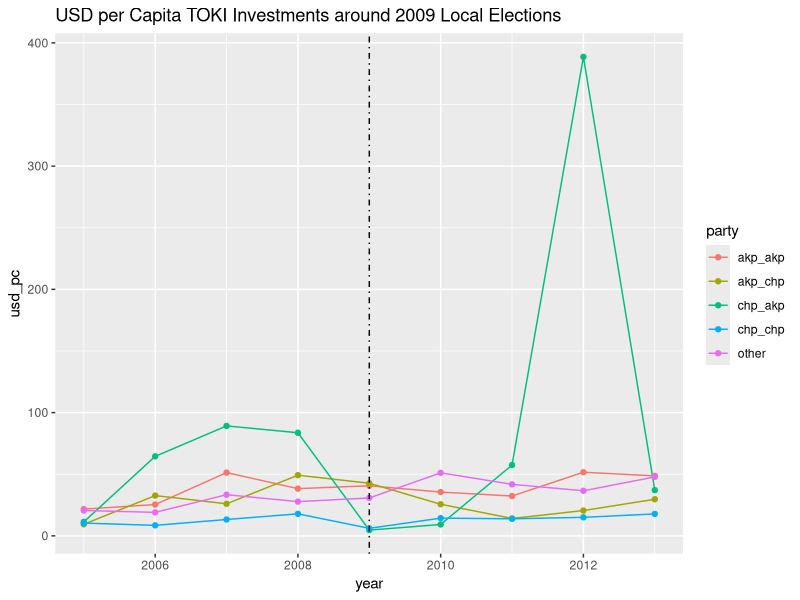
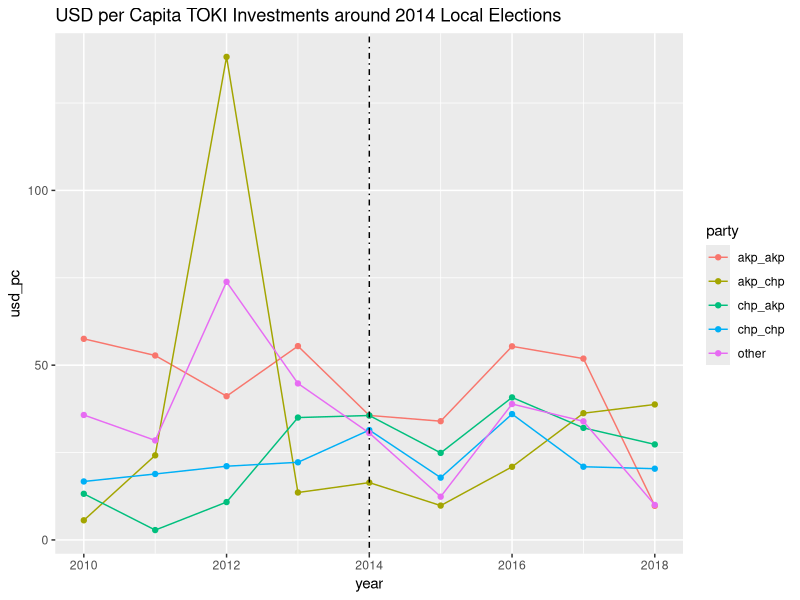
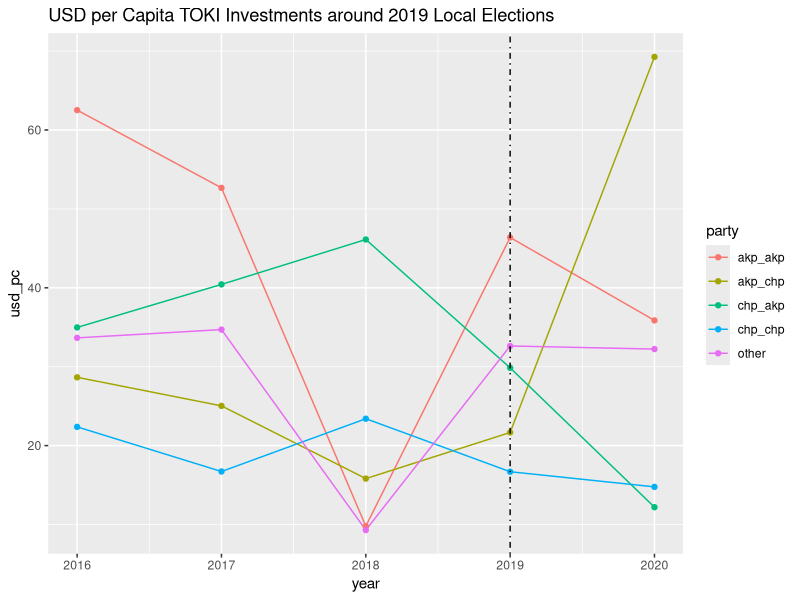

The R source for these figures, in order:
# lutfi sun - Jan 2022
# event study: mayor change on toki investment

# housekeeping
rm(list=ls())

library(tidyverse)

#------------------------------------------------------------------------------
# will use local elections for mayor
# load and transform data

locals_municipal <- read_csv("data/locals.csv") 

locals_district <- locals_municipal %>% 
  rowwise() %>% 
  mutate(
    max_vote = max(c_across(anavatan:shp)),
    mayor_akp = 1*(akp >= max_vote),
    mayor_chp = 1*(chp >= max_vote),
    mayor_mhp = 1*(mhp >= max_vote),
    mayor_hdp = 1*(hdp >= max_vote),
    n_district = 1
    ) %>% 
  select(-c(8:42), -municipality) %>% 
  group_by(province, district, year) %>%
  summarise_all(list(sum)) %>% 
  rowwise() %>% 
  mutate(
    akp_share = (mayor_akp / n_district),
    chp_share = (mayor_chp / n_district),
    is_akp = 1*(akp_share >= 0.5),
    is_chp = 1*(chp_share >= 0.5),
    is_oth = 1*(!is_akp)*(!is_chp)
    )
#------------------------------------------------------------------------------
# see how often and what kinds of party shifts happened

locals_district <- locals_district %>%
  group_by(province, district) %>%
  mutate(
    lag_isakp = dplyr::lag(is_akp, n = 1, default = NA),
    lag_ischp = dplyr::lag(is_chp, n = 1, default = NA),
    lag_isoth = dplyr::lag(is_oth, n = 1, default = NA),
    akp_akp   = lag_isakp * is_akp,
    akp_chp   = lag_isakp * is_chp,
    akp_oth   = lag_isakp * is_oth,
    chp_akp   = lag_ischp * is_akp,
    chp_chp   = lag_ischp * is_chp,
    chp_oth   = lag_ischp * is_oth,
    oth_akp   = lag_isoth * is_akp,
    oth_chp   = lag_isoth * is_chp,
    oth_oth   = lag_isoth * is_oth
  ) %>% select(province, district, year, c(15:29))

names(locals_district)
library(psych)
describe(locals_district[ , c(4:14)], fast=TRUE)

#------------------------------------------------------------------------------
# add toki info

toki_district <- read_csv("data/merged_yearly02.csv")[ -c(25:60) ] %>% 
  select("province","district", "pd","year", "population", 
         "try_pc","usd_pc","projects") %>% 
  left_join(locals_district, by=c("province", "district", "year")) %>% 
  arrange(pd,year) %>% 
  subset(year != 2002 & year != 2003)

# might be useful to add as controls:
# "turnout_rate", "cabinet_origin","cabinet_represents","gen_altered"

#------------------------------------------------------------------------------
# event study 2009

event_09 <- toki_district   %>% 
  subset( year > 2004 & year < 2014 ) %>% 
  select(-c(is_akp:lag_isoth)) %>% 
  group_by(province, district) %>% 
  mutate_at(
    vars(akp_akp:oth_oth),  ~replace(., is.na(.), mean(.,na.rm = TRUE))
    ) %>% 
  mutate(
    party = "other",
    party = replace(party, akp_akp == 1, "akp_akp"),
    party = replace(party, akp_chp == 1, "akp_chp"),
    party = replace(party, chp_akp == 1, "chp_akp"),
    party = replace(party, chp_chp == 1, "chp_chp")
    ) %>%
   group_by(year, party) %>% 
  summarise_at(c("try_pc", "usd_pc", "projects"), mean, na.rm = TRUE)

names(event_09)

gr_usd_09 <-ggplot(event_09, aes(x=year, y=usd_pc, group=party)) +
  geom_line(aes(color=party))+
  geom_point(aes(color=party))+
  geom_vline(xintercept=c(2009),linetype=4, colour="black") +
  ggtitle("USD per Capita TOKI Investments around 2009 Local Elections")

gr_usd_09

###

event_14 <- toki_district   %>% 
  subset( year > 2009 & year < 2019 ) %>% 
  select(-c(is_akp:lag_isoth)) %>% 
  group_by(province, district) %>% 
  mutate_at(
    vars(akp_akp:oth_oth),  ~replace(., is.na(.), mean(.,na.rm = TRUE))
  ) %>% 
  mutate(
    party = "other",
    party = replace(party, akp_akp == 1, "akp_akp"),
    party = replace(party, akp_chp == 1, "akp_chp"),
    party = replace(party, chp_akp == 1, "chp_akp"),
    party = replace(party, chp_chp == 1, "chp_chp")
  ) %>%
  group_by(year, party) %>% 
  summarise_at(c("try_pc", "usd_pc", "projects"), mean, na.rm = TRUE)

gr_usd_14 <-ggplot(event_14, aes(x=year, y=usd_pc, group=party)) +
  geom_line(aes(color=party))+
  geom_point(aes(color=party))+
  geom_vline(xintercept=c(2014),linetype=4, colour="black") +
  ggtitle("USD per Capita TOKI Investments around 2014 Local Elections")

gr_usd_14

####

event_19 <- toki_district   %>% 
  subset( year > 2015 & year < 2021 ) %>% 
  select(-c(is_akp:lag_isoth)) %>% 
  group_by(province, district) %>% 
  mutate_at(
    vars(akp_akp:oth_oth),  ~replace(., is.na(.), mean(.,na.rm = TRUE))
  ) %>% 
  mutate(
    party = "other",
    party = replace(party, akp_akp == 1, "akp_akp"),
    party = replace(party, akp_chp == 1, "akp_chp"),
    party = replace(party, chp_akp == 1, "chp_akp"),
    party = replace(party, chp_chp == 1, "chp_chp")
  ) %>%
  group_by(year, party) %>% 
  summarise_at(c("try_pc", "usd_pc", "projects"), mean, na.rm = TRUE)

gr_usd_19 <-ggplot(event_19, aes(x=year, y=usd_pc, group=party)) +
  geom_line(aes(color=party))+
  geom_point(aes(color=party))+
  geom_vline(xintercept=c(2019),linetype=4, colour="black") +
  ggtitle("USD per Capita TOKI Investments around 2019 Local Elections")

gr_usd_19

###


spec_09 <- toki_district   %>% 
  subset( year > 2004 & year < 2014 ) %>% 
  select(-c(is_akp:lag_isoth)) %>% 
  group_by(province, district) %>% 
  mutate_at(
    vars(akp_akp:oth_oth),  ~replace(., is.na(.), mean(.,na.rm = TRUE))
  ) %>% 
  mutate(
    party = "other",
    party = replace(party, akp_akp == 1, "akp_akp"),
    party = replace(party, akp_chp == 1, "akp_chp"),
    party = replace(party, chp_akp == 1, "chp_akp"),
    party = replace(party, chp_chp == 1, "chp_chp")
  )

spec_14 <- toki_district   %>% 
  subset( year > 2009 & year < 2019 ) %>% 
  select(-c(is_akp:lag_isoth)) %>% 
  group_by(province, district) %>% 
  mutate_at(
    vars(akp_akp:oth_oth),  ~replace(., is.na(.), mean(.,na.rm = TRUE))
  ) %>% 
  mutate(
    party = "other",
    party = replace(party, akp_akp == 1, "akp_akp"),
    party = replace(party, akp_chp == 1, "akp_chp"),
    party = replace(party, chp_akp == 1, "chp_akp"),
    party = replace(party, chp_chp == 1, "chp_chp")
  )  %>% 
  subset( year > 2009 & year < 2019 )

